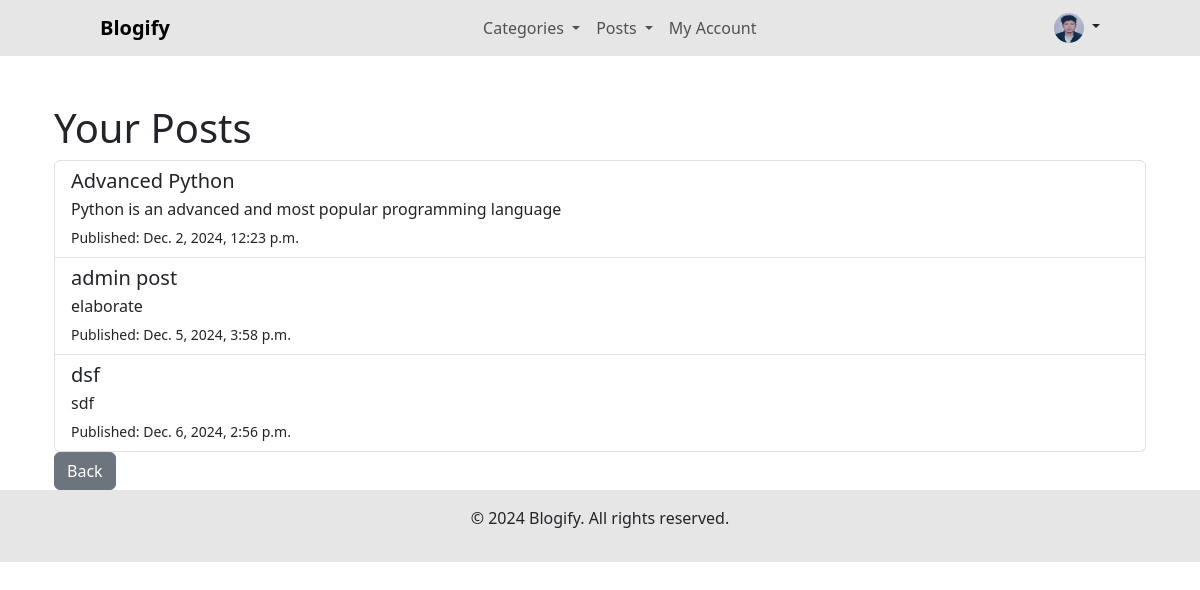
Page /Users/post/ (signed in) on the earlier database version.
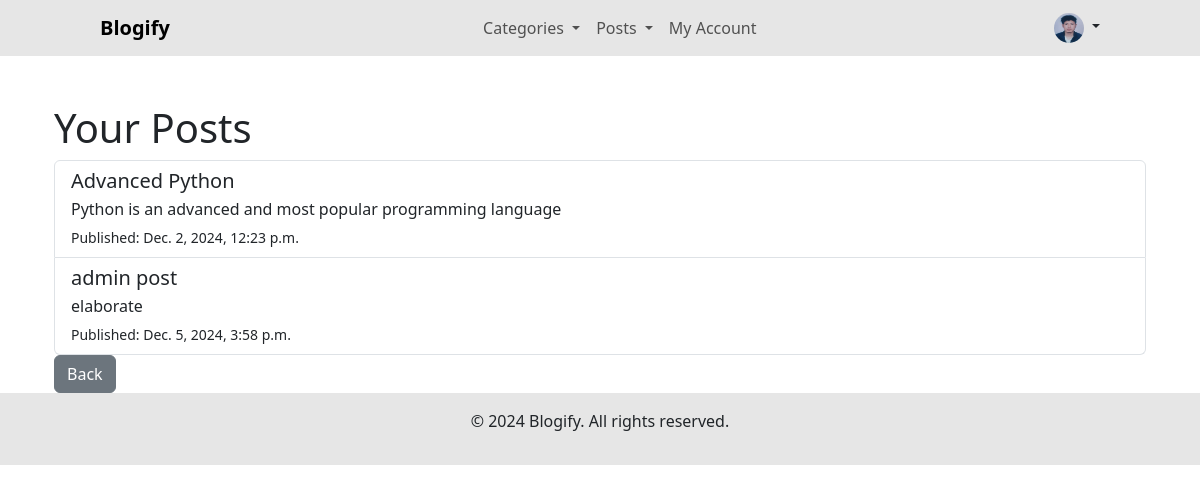
Same page on the later database version.
### User/models.py (models this page shows, shortened)
class CustomUser(AbstractBaseUser, PermissionsMixin):
    email = models.EmailField(unique=True)
    first_name = models.CharField(max_length=100)
    last_name = models.CharField(max_length=100)
    is_active = models.BooleanField(default=True)
    is_staff = models.BooleanField(default=False)
    date_joined = models.DateTimeField(auto_now_add=True)
    profile_picture = models.ImageField(upload_to='profile_pics/', null=True, blank=True)
    USERNAME_FIELD = 'email'
    REQUIRED_FIELDS = ['first_name', 'last_name']
    objects = CustomUserManager()

### blog/models.py (models this page shows, shortened)
class Post(models.Model):
    title = models.CharField(max_length=200)
    content = models.TextField()
    author = models.ForeignKey(settings.AUTH_USER_MODEL, on_delete=models.CASCADE, related_name='posts')
    created_at = models.DateTimeField(auto_now_add=True)
    updated_at = models.DateTimeField(auto_now=True)
    published = models.BooleanField(default=False)
    slug = models.SlugField(unique=True)  # A slug to be used in the URL
    category = models.ForeignKey(Category, on_delete=models.CASCADE, related_name='posts', null=True, blank=True)  # Link to Category
    image = models.ImageField(upload_to='post_images/', null=True, blank=True)

### User/views.py (the view)
# urls.py: path('post/', views.AdminPosts, name='admin_own_post'),
@login_required
def AdminPosts(request):
    admin_posts = Post.objects.filter(author=request.user)
    return render(request, 'admin/admin_own_posts.html', {'admin_posts': admin_posts})

### User/templates/admin/admin_own_posts.html
{% extends 'admin/admin_base.html' %}
{% block content %}
<div class="container mt-5">
    <h1>Your Posts</h1>
    {% if admin_posts %}
        <div class="list-group">
            {% for post in admin_posts %}
                <a href="{% url 'admin_post_detail' post.id %}" class="list-group-item list-group-item-action">
                    <h5 class="mb-1">{{ post.title }}</h5>
                    <p class="mb-1">{{ post.content|truncatewords:20 }}</p>
                    <small>Published: {{ post.created_at }}</small>
                </a>
            {% endfor %}
        </div>
    {% else %}
        <p>No posts available. Start creating your first post!</p>
    {% endif %}
    <a href="{% url 'admin_home'%}" class="btn btn-secondary">Back</a>
</div>
{% endblock %}

### User/templates/admin/admin_base.html (shortened to what this page needs)
<!DOCTYPE html>
<html lang="en">
<head>
    <link href="https://cdn.jsdelivr.net/npm/bootstrap@5.3.0/dist/css/bootstrap.min.css" rel="stylesheet">
</head>
<body>
    <nav class="navbar navbar-expand-lg navbar-light" style="background-color:#7676762e;">
        <div class="container-fluid navbar-container">
            <a class="navbar-brand" href="{% url 'admin_home' %}"><b>Blogify</b></a>
            <div class="collapse navbar-collapse" id="navbarNav">
                <ul class="navbar-nav">
                    <li class="nav-item dropdown">
                        <a class="nav-link dropdown-toggle" href="#" id="categoryDropdown" role="button" data-bs-toggle="dropdown" aria-expanded="false">
                            Categories
                        </a>
                    </li>
                    <li class="nav-item dropdown">
                        <a class="nav-link dropdown-toggle" href="#" id="postDropdown" role="button" data-bs-toggle="dropdown" aria-expanded="false">
                            Posts
                        </a>
                    </li>
                    <li class="nav-item">
                        <a class="nav-link" href="{% url 'admin_my_account' %}">My Account</a>
                    </li>
                </ul>
            </div>
            <div class="nav-item dropdown">
                <a class="nav-link dropdown-toggle" href="#" id="profileDropdown" role="button" data-bs-toggle="dropdown" aria-expanded="false">
                    <img src="{{ request.user.profile_picture.url }}" alt="Profile" class="rounded-circle" width="30" height="30">
                </a>
            </div>
        </div>
    </nav>
    <div class="container">
        {% block content %}
        {% endblock %}
    </div>
    <footer class="py-3" style="background-color:#7676762e;">
        <div class="container text-center">
            <p>&copy; 2024 Blogify. All rights reserved.</p>
        </div>
    </footer>
</body>
</html>

### User/templates/admin/admin_base.html (style rules this page uses)
.navbar-container { margin-left: 5.5rem; margin-right: 5.5rem; }
.navbar-nav { display: flex; justify-content: center; width: 100%; }

Differences in the rows shown:
removed Post: title "dsf", content "sdf", created_at "Dec. 6, 2024, 2:56 p.m."
